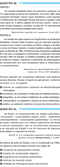
#> input picture 29-31/pagina_enem_29_esquerda.png, 60 x 167 px, shrunk from 1025 x 2869 before the run; its folder holds 4 pictures in this run
$ python concatenar.py
#> lines starting #> are read from the running program, lines starting #| are printed output that depends on the picture
from PIL import Image
import os
import re

# Caminho da pasta onde as imagens estão
pasta_imagens = '29-31'

# Caminho da nova pasta para salvar as imagens concatenadas
pasta_saida = '29-31-concatenadas'

# Criação da pasta de saída, caso ela não exista
os.makedirs(pasta_saida, exist_ok=True)

# Listar todos os arquivos PNG da pasta
arquivos_imagens = [f for f in os.listdir(pasta_imagens) if f.endswith('.png')]

# Expressão regular para extrair o número da página e o lado
padrao = re.compile(r'pagina_enem_(\d+)_(esquerda|direita)\.png')

# Dicionário para agrupar as imagens por número da página
paginas = {}

for arquivo in arquivos_imagens:
    match = padrao.match(arquivo)
    if match:
        numero_pagina = int(match.group(1))
        lado = match.group(2)
        if numero_pagina not in paginas:
            paginas[numero_pagina] = {}
        paginas[numero_pagina][lado] = arquivo

# Ordenar as páginas numericamente e organizar na ordem: esquerda, direita
imagens_ordenadas = []
for numero in sorted(paginas.keys()):
    if 'esquerda' in paginas[numero]:
        imagens_ordenadas.append(paginas[numero]['esquerda'])
    if 'direita' in paginas[numero]:
        imagens_ordenadas.append(paginas[numero]['direita'])

# Abrir as imagens na ordem correta
imagens = [Image.open(os.path.join(pasta_imagens, nome)) for nome in imagens_ordenadas]
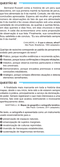
#> input picture 29-31/pagina_enem_29_direita.png, 60 x 167 px, shrunk from 1026 x 2869 before the run
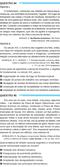
#> input picture 29-31/pagina_enem_30_esquerda.png, 60 x 167 px, shrunk from 1025 x 2869 before the run
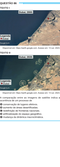
#> input picture 29-31/pagina_enem_30_direita.png, 60 x 167 px, shrunk from 1026 x 2869 before the run

# Calcular dimensões da imagem final (empilhamento vertical)
largura_maxima = max(img.width for img in imagens)
#> largura_maxima = 60
altura_total = sum(img.height for img in imagens)
#> altura_total = 668

# Criar nova imagem
imagem_final = Image.new('RGB', (largura_maxima, altura_total), color=(255, 255, 255))
#> imagem_final: PIL image 60x668 RGB; every value is 255

# Colar imagens de cima para baixo
y_offset = 0
for img in imagens:
    imagem_final.paste(img, (0, y_offset))
    y_offset += img.height
#> this loop made 4 passes
#> y_offset on passes 1 to 4: 167, 334, 501, 668
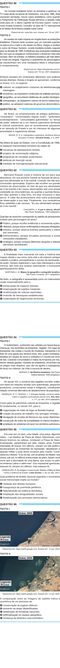
#> imagem_final: PIL image 60x668 RGB; mean R, G, B 215.5, 217.2, 217.7
#> after the loop, y_offset = 668

# Salvar resultado
caminho_saida = os.path.join(pasta_saida, 'pagina_concatenada.png')
imagem_final.save(caminho_saida)

print(f'✅ Imagem concatenada salva com sucesso em: {caminho_saida}')
